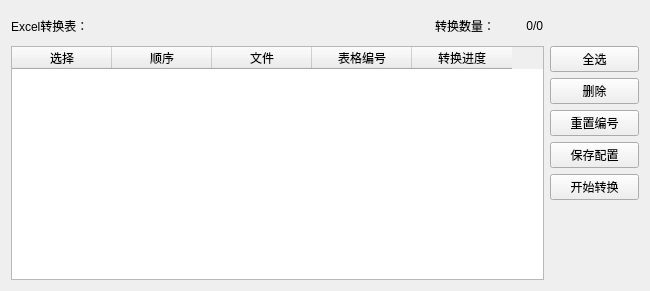
<?xml version="1.0" encoding="UTF-8"?>
<ui version="4.0">
 <class>ExcelWgt</class>
 <widget class="QWidget" name="ExcelWgt">
  <property name="geometry">
   <rect>
    <x>0</x>
    <y>0</y>
    <width>650</width>
    <height>291</height>
   </rect>
  </property>
  <property name="windowTitle">
   <string>Form</string>
  </property>
  <layout class="QVBoxLayout" name="verticalLayout_3" stretch="1,8">
   <item>
    <layout class="QHBoxLayout" name="horizontalLayout_3" stretch="6,1">
     <item>
      <layout class="QHBoxLayout" name="horizontalLayout" stretch="1,8,1,1">
       <property name="leftMargin">
        <number>0</number>
       </property>
       <property name="rightMargin">
        <number>6</number>
       </property>
       <item>
        <widget class="QLabel" name="label">
         <property name="text">
          <string>Excel转换表：</string>
         </property>
        </widget>
       </item>
       <item>
        <spacer name="horizontalSpacer">
         <property name="orientation">
          <enum>Qt::Horizontal</enum>
         </property>
         <property name="sizeHint" stdset="0">
          <size>
           <width>40</width>
           <height>20</height>
          </size>
         </property>
        </spacer>
       </item>
       <item>
        <widget class="QLabel" name="label_2">
         <property name="text">
          <string>转换数量：</string>
         </property>
        </widget>
       </item>
       <item>
        <widget class="QLabel" name="cnt_label">
         <property name="text">
          <string>0/0</string>
         </property>
         <property name="alignment">
          <set>Qt::AlignRight|Qt::AlignTrailing|Qt::AlignVCenter</set>
         </property>
        </widget>
       </item>
      </layout>
     </item>
     <item>
      <spacer name="horizontalSpacer_2">
       <property name="orientation">
        <enum>Qt::Horizontal</enum>
       </property>
       <property name="sizeHint" stdset="0">
        <size>
         <width>40</width>
         <height>20</height>
        </size>
       </property>
      </spacer>
     </item>
    </layout>
   </item>
   <item>
    <layout class="QHBoxLayout" name="horizontalLayout_2" stretch="6,1">
     <item>
      <widget class="QTableWidget" name="table_widget">
       <column>
        <property name="text">
         <string>选择</string>
        </property>
       </column>
       <column>
        <property name="text">
         <string>顺序</string>
        </property>
       </column>
       <column>
        <property name="text">
         <string>文件</string>
        </property>
       </column>
       <column>
        <property name="text">
         <string>表格编号</string>
        </property>
       </column>
       <column>
        <property name="text">
         <string>转换进度</string>
        </property>
       </column>
      </widget>
     </item>
     <item>
      <layout class="QVBoxLayout" name="verticalLayout_2" stretch="2,1">
       <item>
        <layout class="QVBoxLayout" name="verticalLayout">
         <item>
          <widget class="QPushButton" name="select_btn">
           <property name="text">
            <string>全选</string>
           </property>
          </widget>
         </item>
         <item>
          <widget class="QPushButton" name="remove_btn">
           <property name="text">
            <string>删除</string>
           </property>
          </widget>
         </item>
         <item>
          <widget class="QPushButton" name="reset_btn">
           <property name="text">
            <string>重置编号</string>
           </property>
          </widget>
         </item>
         <item>
          <widget class="QPushButton" name="save_btn">
           <property name="text">
            <string>保存配置</string>
           </property>
          </widget>
         </item>
         <item>
          <widget class="QPushButton" name="start_btn">
           <property name="text">
            <string>开始转换</string>
           </property>
          </widget>
         </item>
        </layout>
       </item>
       <item>
        <spacer name="verticalSpacer">
         <property name="orientation">
          <enum>Qt::Vertical</enum>
         </property>
         <property name="sizeHint" stdset="0">
          <size>
           <width>20</width>
           <height>40</height>
          </size>
         </property>
        </spacer>
       </item>
      </layout>
     </item>
    </layout>
   </item>
  </layout>
 </widget>
 <resources/>
 <connections/>
</ui>
